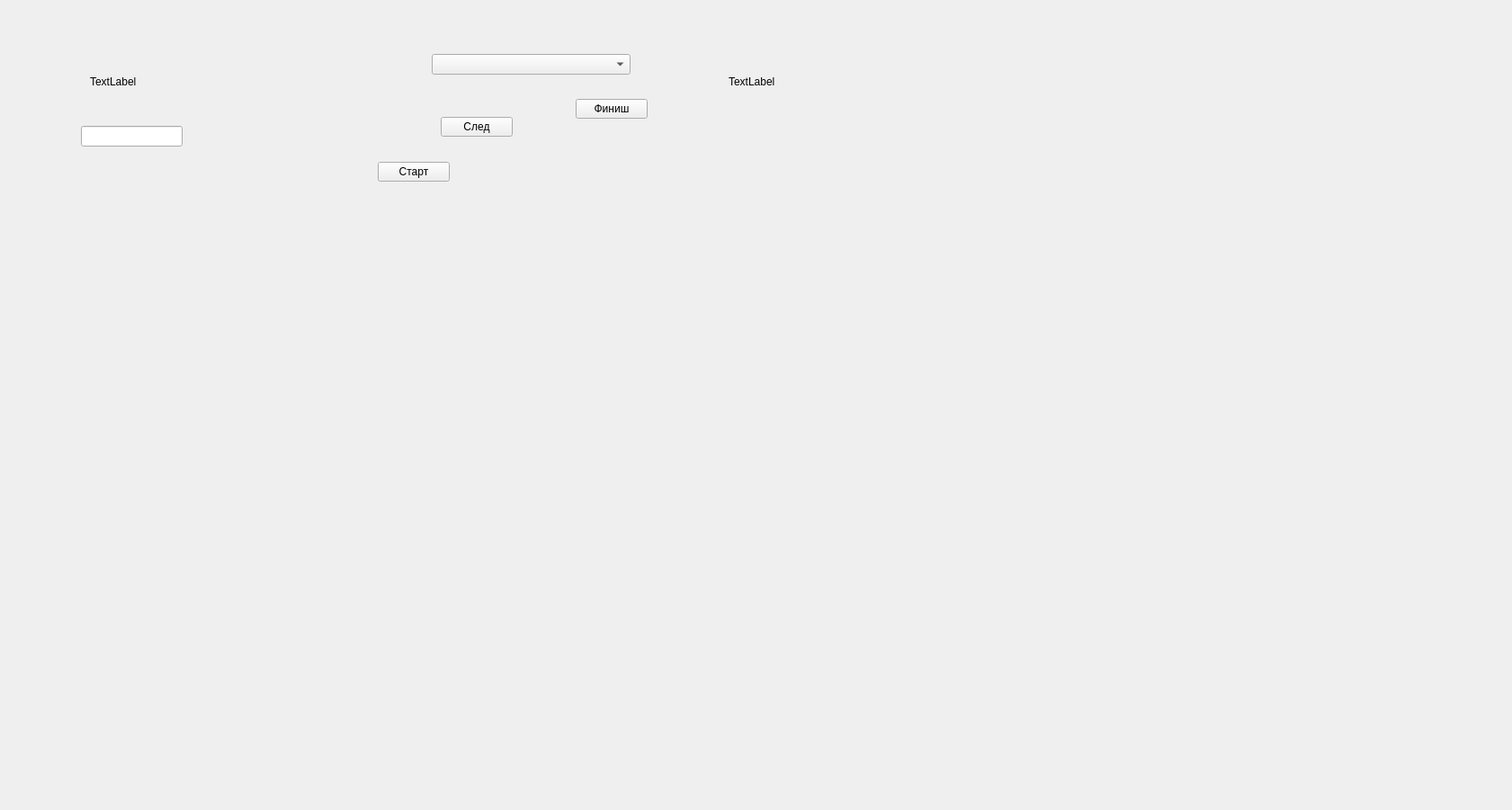
<?xml version="1.0" encoding="UTF-8"?>
<ui version="4.0">
 <class>TestFrame</class>
 <widget class="QFrame" name="TestFrame">
  <property name="geometry">
   <rect>
    <x>0</x>
    <y>0</y>
    <width>1681</width>
    <height>901</height>
   </rect>
  </property>
  <property name="windowTitle">
   <string>Frame</string>
  </property>
  <widget class="QLabel" name="statusLabel">
   <property name="geometry">
    <rect>
     <x>810</x>
     <y>70</y>
     <width>111</width>
     <height>41</height>
    </rect>
   </property>
   <property name="text">
    <string>TextLabel</string>
   </property>
  </widget>
  <widget class="QPushButton" name="finishTestButton">
   <property name="geometry">
    <rect>
     <x>640</x>
     <y>110</y>
     <width>80</width>
     <height>22</height>
    </rect>
   </property>
   <property name="text">
    <string>Финиш</string>
   </property>
  </widget>
  <widget class="QLabel" name="questionLabel">
   <property name="geometry">
    <rect>
     <x>100</x>
     <y>70</y>
     <width>341</width>
     <height>41</height>
    </rect>
   </property>
   <property name="text">
    <string>TextLabel</string>
   </property>
  </widget>
  <widget class="QComboBox" name="testComboBox">
   <property name="geometry">
    <rect>
     <x>480</x>
     <y>60</y>
     <width>221</width>
     <height>23</height>
    </rect>
   </property>
  </widget>
  <widget class="QLineEdit" name="answerInput">
   <property name="geometry">
    <rect>
     <x>90</x>
     <y>140</y>
     <width>113</width>
     <height>23</height>
    </rect>
   </property>
  </widget>
  <widget class="QPushButton" name="nextQuestionButton">
   <property name="geometry">
    <rect>
     <x>490</x>
     <y>130</y>
     <width>80</width>
     <height>22</height>
    </rect>
   </property>
   <property name="text">
    <string>След</string>
   </property>
  </widget>
  <widget class="QPushButton" name="startTestButton">
   <property name="geometry">
    <rect>
     <x>420</x>
     <y>180</y>
     <width>80</width>
     <height>22</height>
    </rect>
   </property>
   <property name="text">
    <string>Старт</string>
   </property>
  </widget>
 </widget>
 <resources/>
 <connections/>
</ui>
